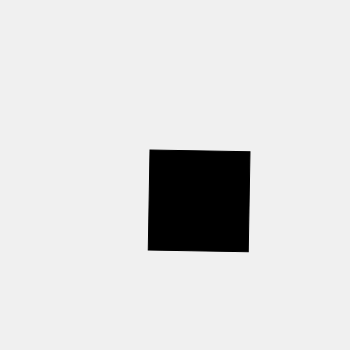
Frame 1 (no input)
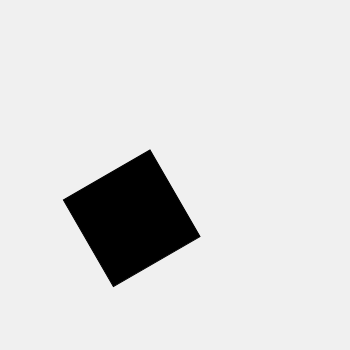
Frame 60 (no input)
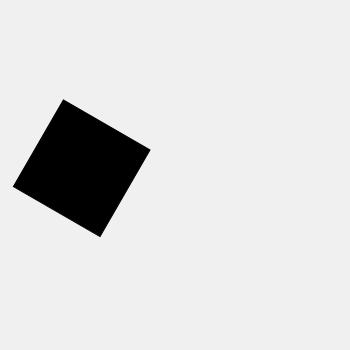
Frame 120 (the mouse pressed at the canvas centre since frame 60)

The p5.js sketch that drew these frames (run headless with seeded random() and noise() and a simulated clock; from frame 60 on, the mouse is pressed at the canvas centre):

// p5.js sketch
// ── sketch.js
// inspired by http://genekogan.com/

function setup() {
	createCanvas(350, 350);
	// draw rect from CENTER
	// rectMode(CENTER);
}

function draw() {
	background(240);

	// move the origin to the pivot point
	translate(150, 150); 

	// then rotate the grid around the pivot point by a
	// number of degrees equal to the frame count of the sketch
	rotate(radians(frameCount));

	// and draw the square at the origin
	fill(0);
	rect(0, 0, 100, 100);
}
